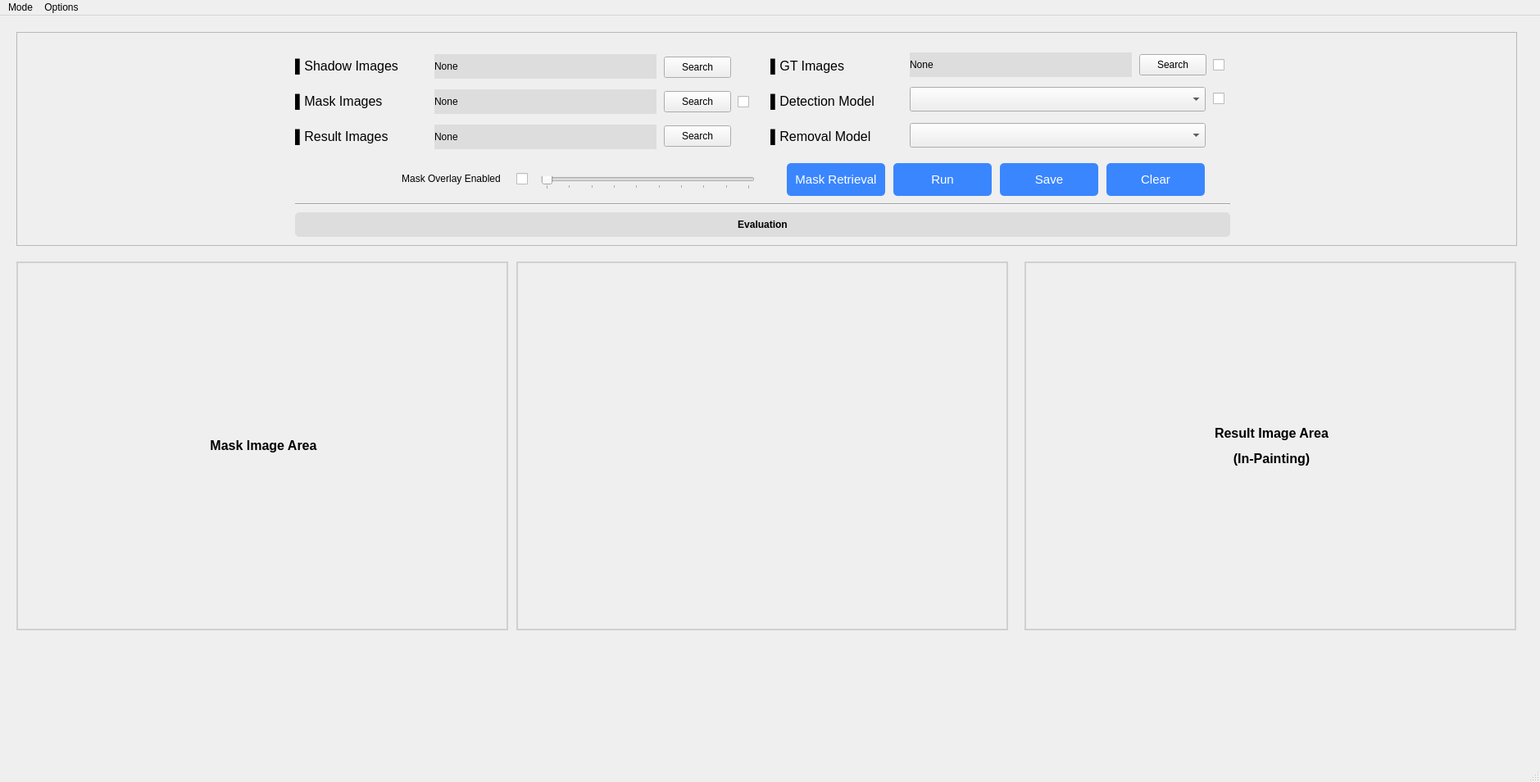
<?xml version="1.0" encoding="UTF-8"?>
<ui version="4.0">
 <class>MainWindow</class>
 <widget class="QMainWindow" name="MainWindow">
  <property name="geometry">
   <rect>
    <x>0</x>
    <y>0</y>
    <width>1879</width>
    <height>954</height>
   </rect>
  </property>
  <property name="windowTitle">
   <string>MainWindow</string>
  </property>
  <widget class="QWidget" name="centralwidget">
   <widget class="QFrame" name="frame">
    <property name="geometry">
     <rect>
      <x>20</x>
      <y>20</y>
      <width>1831</width>
      <height>261</height>
     </rect>
    </property>
    <property name="frameShape">
     <enum>QFrame::StyledPanel</enum>
    </property>
    <property name="frameShadow">
     <enum>QFrame::Raised</enum>
    </property>
    <widget class="QWidget" name="verticalLayoutWidget">
     <property name="geometry">
      <rect>
       <x>340</x>
       <y>20</y>
       <width>160</width>
       <height>131</height>
      </rect>
     </property>
     <layout class="QVBoxLayout" name="verticalLayout">
      <item>
       <widget class="QLabel" name="label">
        <property name="minimumSize">
         <size>
          <width>0</width>
          <height>30</height>
         </size>
        </property>
        <property name="maximumSize">
         <size>
          <width>16777215</width>
          <height>30</height>
         </size>
        </property>
        <property name="text">
         <string>&lt;html&gt;&lt;head/&gt;&lt;body&gt;&lt;p&gt;&lt;span style=&quot; font-size:12pt;&quot;&gt;▌Shadow Images&lt;/span&gt;&lt;/p&gt;&lt;/body&gt;&lt;/html&gt;</string>
        </property>
       </widget>
      </item>
      <item>
       <widget class="QLabel" name="label_2">
        <property name="minimumSize">
         <size>
          <width>0</width>
          <height>30</height>
         </size>
        </property>
        <property name="maximumSize">
         <size>
          <width>16777215</width>
          <height>30</height>
         </size>
        </property>
        <property name="text">
         <string>&lt;html&gt;&lt;head/&gt;&lt;body&gt;&lt;p&gt;&lt;span style=&quot; font-size:12pt;&quot;&gt;▌Mask Images&lt;/span&gt;&lt;/p&gt;&lt;/body&gt;&lt;/html&gt;</string>
        </property>
       </widget>
      </item>
      <item>
       <widget class="QLabel" name="label_3">
        <property name="minimumSize">
         <size>
          <width>0</width>
          <height>30</height>
         </size>
        </property>
        <property name="maximumSize">
         <size>
          <width>16777215</width>
          <height>30</height>
         </size>
        </property>
        <property name="text">
         <string>&lt;html&gt;&lt;head/&gt;&lt;body&gt;&lt;p&gt;&lt;span style=&quot; font-size:12pt;&quot;&gt;▌Result Images&lt;/span&gt;&lt;/p&gt;&lt;/body&gt;&lt;/html&gt;</string>
        </property>
       </widget>
      </item>
     </layout>
    </widget>
    <widget class="QWidget" name="verticalLayoutWidget_2">
     <property name="geometry">
      <rect>
       <x>510</x>
       <y>20</y>
       <width>271</width>
       <height>131</height>
      </rect>
     </property>
     <layout class="QVBoxLayout" name="verticalLayout_2">
      <item>
       <widget class="QLabel" name="shadowImageName">
        <property name="minimumSize">
         <size>
          <width>0</width>
          <height>30</height>
         </size>
        </property>
        <property name="maximumSize">
         <size>
          <width>16777215</width>
          <height>30</height>
         </size>
        </property>
        <property name="styleSheet">
         <string notr="true">background-color: rgb(221, 221, 221)</string>
        </property>
        <property name="text">
         <string>None</string>
        </property>
       </widget>
      </item>
      <item>
       <widget class="QLabel" name="maskImageName">
        <property name="minimumSize">
         <size>
          <width>0</width>
          <height>30</height>
         </size>
        </property>
        <property name="maximumSize">
         <size>
          <width>16777215</width>
          <height>30</height>
         </size>
        </property>
        <property name="styleSheet">
         <string notr="true">background-color: rgb(221, 221, 221)</string>
        </property>
        <property name="text">
         <string>None</string>
        </property>
       </widget>
      </item>
      <item>
       <widget class="QLabel" name="resultImageName">
        <property name="minimumSize">
         <size>
          <width>0</width>
          <height>30</height>
         </size>
        </property>
        <property name="maximumSize">
         <size>
          <width>16777215</width>
          <height>30</height>
         </size>
        </property>
        <property name="styleSheet">
         <string notr="true">background-color: rgb(221, 221, 221)</string>
        </property>
        <property name="text">
         <string>None</string>
        </property>
       </widget>
      </item>
     </layout>
    </widget>
    <widget class="QWidget" name="verticalLayoutWidget_3">
     <property name="geometry">
      <rect>
       <x>790</x>
       <y>20</y>
       <width>82</width>
       <height>131</height>
      </rect>
     </property>
     <layout class="QVBoxLayout" name="verticalLayout_3">
      <item>
       <widget class="QPushButton" name="shadowImageButton">
        <property name="minimumSize">
         <size>
          <width>0</width>
          <height>26</height>
         </size>
        </property>
        <property name="text">
         <string>Search</string>
        </property>
       </widget>
      </item>
      <item>
       <widget class="QPushButton" name="maskImageButton">
        <property name="minimumSize">
         <size>
          <width>0</width>
          <height>26</height>
         </size>
        </property>
        <property name="text">
         <string>Search</string>
        </property>
       </widget>
      </item>
      <item>
       <widget class="QPushButton" name="resultImageButton">
        <property name="minimumSize">
         <size>
          <width>0</width>
          <height>26</height>
         </size>
        </property>
        <property name="text">
         <string>Search</string>
        </property>
       </widget>
      </item>
     </layout>
    </widget>
    <widget class="QWidget" name="verticalLayoutWidget_4">
     <property name="geometry">
      <rect>
       <x>880</x>
       <y>20</y>
       <width>16</width>
       <height>131</height>
      </rect>
     </property>
     <layout class="QVBoxLayout" name="verticalLayout_4">
      <item>
       <widget class="QCheckBox" name="maskImageCheckbox">
        <property name="text">
         <string/>
        </property>
       </widget>
      </item>
     </layout>
    </widget>
    <widget class="QWidget" name="verticalLayoutWidget_5">
     <property name="geometry">
      <rect>
       <x>920</x>
       <y>20</y>
       <width>160</width>
       <height>131</height>
      </rect>
     </property>
     <layout class="QVBoxLayout" name="verticalLayout_5">
      <item>
       <widget class="QLabel" name="label_7">
        <property name="minimumSize">
         <size>
          <width>0</width>
          <height>30</height>
         </size>
        </property>
        <property name="maximumSize">
         <size>
          <width>16777215</width>
          <height>30</height>
         </size>
        </property>
        <property name="text">
         <string>&lt;html&gt;&lt;head/&gt;&lt;body&gt;&lt;p&gt;&lt;span style=&quot; font-size:12pt;&quot;&gt;▌GT Images&lt;/span&gt;&lt;/p&gt;&lt;/body&gt;&lt;/html&gt;</string>
        </property>
       </widget>
      </item>
      <item>
       <widget class="QLabel" name="label_8">
        <property name="minimumSize">
         <size>
          <width>0</width>
          <height>30</height>
         </size>
        </property>
        <property name="maximumSize">
         <size>
          <width>16777215</width>
          <height>30</height>
         </size>
        </property>
        <property name="text">
         <string>&lt;html&gt;&lt;head/&gt;&lt;body&gt;&lt;p&gt;&lt;span style=&quot; font-size:12pt;&quot;&gt;▌Detection Model&lt;/span&gt;&lt;/p&gt;&lt;/body&gt;&lt;/html&gt;</string>
        </property>
       </widget>
      </item>
      <item>
       <widget class="QLabel" name="label_9">
        <property name="minimumSize">
         <size>
          <width>0</width>
          <height>30</height>
         </size>
        </property>
        <property name="maximumSize">
         <size>
          <width>16777215</width>
          <height>30</height>
         </size>
        </property>
        <property name="text">
         <string>&lt;html&gt;&lt;head/&gt;&lt;body&gt;&lt;p&gt;&lt;span style=&quot; font-size:12pt;&quot;&gt;▌Removal Model&lt;/span&gt;&lt;/p&gt;&lt;/body&gt;&lt;/html&gt;</string>
        </property>
       </widget>
      </item>
     </layout>
    </widget>
    <widget class="QWidget" name="verticalLayoutWidget_6">
     <property name="geometry">
      <rect>
       <x>1090</x>
       <y>20</y>
       <width>271</width>
       <height>41</height>
      </rect>
     </property>
     <layout class="QVBoxLayout" name="verticalLayout_6">
      <item>
       <widget class="QLabel" name="gtImageName">
        <property name="minimumSize">
         <size>
          <width>0</width>
          <height>0</height>
         </size>
        </property>
        <property name="maximumSize">
         <size>
          <width>16777215</width>
          <height>30</height>
         </size>
        </property>
        <property name="styleSheet">
         <string notr="true">background-color: rgb(221, 221, 221)</string>
        </property>
        <property name="text">
         <string>None</string>
        </property>
       </widget>
      </item>
     </layout>
    </widget>
    <widget class="QWidget" name="verticalLayoutWidget_7">
     <property name="geometry">
      <rect>
       <x>1090</x>
       <y>59</y>
       <width>361</width>
       <height>91</height>
      </rect>
     </property>
     <layout class="QVBoxLayout" name="verticalLayout_7">
      <item>
       <widget class="QComboBox" name="selectDetectionModel">
        <property name="minimumSize">
         <size>
          <width>0</width>
          <height>30</height>
         </size>
        </property>
        <property name="maximumSize">
         <size>
          <width>16777215</width>
          <height>30</height>
         </size>
        </property>
       </widget>
      </item>
      <item>
       <widget class="QComboBox" name="selectRemovalModel">
        <property name="minimumSize">
         <size>
          <width>0</width>
          <height>30</height>
         </size>
        </property>
        <property name="maximumSize">
         <size>
          <width>16777215</width>
          <height>30</height>
         </size>
        </property>
       </widget>
      </item>
     </layout>
    </widget>
    <widget class="QWidget" name="verticalLayoutWidget_8">
     <property name="geometry">
      <rect>
       <x>1370</x>
       <y>20</y>
       <width>82</width>
       <height>41</height>
      </rect>
     </property>
     <layout class="QVBoxLayout" name="verticalLayout_8">
      <item>
       <widget class="QPushButton" name="pushButton_4">
        <property name="minimumSize">
         <size>
          <width>0</width>
          <height>26</height>
         </size>
        </property>
        <property name="text">
         <string>Search</string>
        </property>
       </widget>
      </item>
     </layout>
    </widget>
    <widget class="QWidget" name="verticalLayoutWidget_9">
     <property name="geometry">
      <rect>
       <x>1460</x>
       <y>20</y>
       <width>16</width>
       <height>81</height>
      </rect>
     </property>
     <layout class="QVBoxLayout" name="verticalLayout_9">
      <item>
       <widget class="QCheckBox" name="checkBox_2">
        <property name="maximumSize">
         <size>
          <width>16777215</width>
          <height>30</height>
         </size>
        </property>
        <property name="text">
         <string/>
        </property>
       </widget>
      </item>
      <item>
       <widget class="QCheckBox" name="detectionModelCheckbox">
        <property name="maximumSize">
         <size>
          <width>16777215</width>
          <height>30</height>
         </size>
        </property>
        <property name="text">
         <string/>
        </property>
       </widget>
      </item>
     </layout>
    </widget>
    <widget class="QPushButton" name="MaskRetrieval">
     <property name="geometry">
      <rect>
       <x>940</x>
       <y>160</y>
       <width>120</width>
       <height>40</height>
      </rect>
     </property>
     <property name="minimumSize">
      <size>
       <width>120</width>
       <height>40</height>
      </size>
     </property>
     <property name="font">
      <font>
       <pointsize>11</pointsize>
      </font>
     </property>
     <property name="styleSheet">
      <string notr="true">QPushButton{
background-color: rgb(58, 134, 255);
border:none;
border-radius: 5px;
color: white;
}

QPushButton:hover{
background-color: rgb(64, 172, 255);
}</string>
     </property>
     <property name="text">
      <string>Mask Retrieval</string>
     </property>
    </widget>
    <widget class="QPushButton" name="run">
     <property name="geometry">
      <rect>
       <x>1070</x>
       <y>160</y>
       <width>120</width>
       <height>40</height>
      </rect>
     </property>
     <property name="minimumSize">
      <size>
       <width>120</width>
       <height>40</height>
      </size>
     </property>
     <property name="font">
      <font>
       <pointsize>11</pointsize>
      </font>
     </property>
     <property name="styleSheet">
      <string notr="true">QPushButton{
background-color: rgb(58, 134, 255);
border:none;
border-radius: 5px;
color: white;
}

QPushButton:hover{
background-color: rgb(64, 172, 255);
}</string>
     </property>
     <property name="text">
      <string>Run</string>
     </property>
    </widget>
    <widget class="QPushButton" name="Save">
     <property name="geometry">
      <rect>
       <x>1200</x>
       <y>160</y>
       <width>120</width>
       <height>40</height>
      </rect>
     </property>
     <property name="minimumSize">
      <size>
       <width>120</width>
       <height>40</height>
      </size>
     </property>
     <property name="font">
      <font>
       <pointsize>11</pointsize>
      </font>
     </property>
     <property name="styleSheet">
      <string notr="true">QPushButton{
background-color: rgb(58, 134, 255);
border:none;
border-radius: 5px;
color: white;
}

QPushButton:hover{
background-color: rgb(64, 172, 255);
}</string>
     </property>
     <property name="text">
      <string>Save</string>
     </property>
    </widget>
    <widget class="QPushButton" name="Clear">
     <property name="geometry">
      <rect>
       <x>1330</x>
       <y>160</y>
       <width>120</width>
       <height>40</height>
      </rect>
     </property>
     <property name="minimumSize">
      <size>
       <width>120</width>
       <height>40</height>
      </size>
     </property>
     <property name="font">
      <font>
       <pointsize>11</pointsize>
      </font>
     </property>
     <property name="styleSheet">
      <string notr="true">QPushButton{
background-color: rgb(58, 134, 255);
border:none;
border-radius: 5px;
color: white;
}
QPushButton:hover{
background-color: rgb(64, 172, 255);
}</string>
     </property>
     <property name="text">
      <string>Clear</string>
     </property>
    </widget>
    <widget class="Line" name="line">
     <property name="geometry">
      <rect>
       <x>340</x>
       <y>200</y>
       <width>1141</width>
       <height>20</height>
      </rect>
     </property>
     <property name="orientation">
      <enum>Qt::Horizontal</enum>
     </property>
    </widget>
    <widget class="QLabel" name="label_11">
     <property name="geometry">
      <rect>
       <x>340</x>
       <y>220</y>
       <width>1141</width>
       <height>30</height>
      </rect>
     </property>
     <property name="minimumSize">
      <size>
       <width>0</width>
       <height>0</height>
      </size>
     </property>
     <property name="maximumSize">
      <size>
       <width>16777215</width>
       <height>30</height>
      </size>
     </property>
     <property name="styleSheet">
      <string notr="true">background-color: rgb(221, 221, 221);
border-radius: 5px;</string>
     </property>
     <property name="text">
      <string>&lt;html&gt;&lt;head/&gt;&lt;body&gt;&lt;p align=&quot;center&quot;&gt;&lt;span style=&quot; font-weight:600;&quot;&gt;Evaluation&lt;/span&gt;&lt;/p&gt;&lt;/body&gt;&lt;/html&gt;</string>
     </property>
    </widget>
    <widget class="QCheckBox" name="maskOverlayCheckbox">
     <property name="geometry">
      <rect>
       <x>610</x>
       <y>164</y>
       <width>14</width>
       <height>30</height>
      </rect>
     </property>
     <property name="layoutDirection">
      <enum>Qt::RightToLeft</enum>
     </property>
     <property name="text">
      <string/>
     </property>
    </widget>
    <widget class="QLabel" name="label_12">
     <property name="geometry">
      <rect>
       <x>460</x>
       <y>164</y>
       <width>141</width>
       <height>30</height>
      </rect>
     </property>
     <property name="text">
      <string>&lt;html&gt;&lt;head/&gt;&lt;body&gt;&lt;p align=&quot;center&quot;&gt;Mask Overlay Enabled&lt;/p&gt;&lt;/body&gt;&lt;/html&gt;</string>
     </property>
    </widget>
    <widget class="QSlider" name="maskOpacitySlider">
     <property name="geometry">
      <rect>
       <x>640</x>
       <y>176</y>
       <width>261</width>
       <height>16</height>
      </rect>
     </property>
     <property name="minimum">
      <number>1</number>
     </property>
     <property name="maximum">
      <number>10</number>
     </property>
     <property name="singleStep">
      <number>1</number>
     </property>
     <property name="pageStep">
      <number>1</number>
     </property>
     <property name="orientation">
      <enum>Qt::Horizontal</enum>
     </property>
     <property name="tickPosition">
      <enum>QSlider::TicksBelow</enum>
     </property>
     <property name="tickInterval">
      <number>0</number>
     </property>
    </widget>
   </widget>
   <widget class="QFrame" name="frame_2">
    <property name="geometry">
     <rect>
      <x>20</x>
      <y>290</y>
      <width>1831</width>
      <height>501</height>
     </rect>
    </property>
    <property name="styleSheet">
     <string notr="true">border: none;</string>
    </property>
    <property name="frameShape">
     <enum>QFrame::StyledPanel</enum>
    </property>
    <property name="frameShadow">
     <enum>QFrame::Raised</enum>
    </property>
    <widget class="QLabel" name="maskImageArea">
     <property name="geometry">
      <rect>
       <x>0</x>
       <y>10</y>
       <width>600</width>
       <height>450</height>
      </rect>
     </property>
     <property name="minimumSize">
      <size>
       <width>380</width>
       <height>285</height>
      </size>
     </property>
     <property name="styleSheet">
      <string notr="true">border-style: solid;
border-width: 2px;
border-color:rgb(208, 208, 208);</string>
     </property>
     <property name="text">
      <string>&lt;html&gt;&lt;head/&gt;&lt;body&gt;&lt;p align=&quot;center&quot;&gt;&lt;span style=&quot; font-size:12pt; font-weight:600;&quot;&gt;Mask Image Area&lt;/span&gt;&lt;/p&gt;&lt;/body&gt;&lt;/html&gt;</string>
     </property>
    </widget>
    <widget class="QLabel" name="shadowRemovalArea">
     <property name="geometry">
      <rect>
       <x>610</x>
       <y>10</y>
       <width>600</width>
       <height>450</height>
      </rect>
     </property>
     <property name="minimumSize">
      <size>
       <width>380</width>
       <height>285</height>
      </size>
     </property>
     <property name="styleSheet">
      <string notr="true">border-style: solid;
border-width: 2px;
border-color:rgb(208, 208, 208);</string>
     </property>
     <property name="text">
      <string>&lt;html&gt;&lt;head/&gt;&lt;body&gt;&lt;p align=&quot;center&quot;&gt;&lt;br/&gt;&lt;/p&gt;&lt;/body&gt;&lt;/html&gt;</string>
     </property>
    </widget>
    <widget class="QLabel" name="inPaintingArea">
     <property name="geometry">
      <rect>
       <x>1230</x>
       <y>10</y>
       <width>600</width>
       <height>450</height>
      </rect>
     </property>
     <property name="minimumSize">
      <size>
       <width>380</width>
       <height>285</height>
      </size>
     </property>
     <property name="styleSheet">
      <string notr="true">border-style: solid;
border-width: 2px;
border-color:rgb(208, 208, 208);</string>
     </property>
     <property name="text">
      <string>&lt;html&gt;&lt;head/&gt;&lt;body&gt;&lt;p align=&quot;center&quot;&gt;&lt;span style=&quot; font-size:12pt; font-weight:600;&quot;&gt;Result Image Area&lt;/span&gt;&lt;/p&gt;&lt;p align=&quot;center&quot;&gt;&lt;span style=&quot; font-size:12pt; font-weight:600;&quot;&gt;(In-Painting)&lt;/span&gt;&lt;/p&gt;&lt;/body&gt;&lt;/html&gt;</string>
     </property>
    </widget>
    <widget class="QLabel" name="maskOverlayArea">
     <property name="geometry">
      <rect>
       <x>610</x>
       <y>10</y>
       <width>600</width>
       <height>450</height>
      </rect>
     </property>
     <property name="minimumSize">
      <size>
       <width>380</width>
       <height>285</height>
      </size>
     </property>
     <property name="styleSheet">
      <string notr="true">border-style: solid;
border-width: 2px;
border-color:rgb(208, 208, 208);</string>
     </property>
     <property name="text">
      <string>&lt;html&gt;&lt;head/&gt;&lt;body&gt;&lt;p align=&quot;center&quot;&gt;&lt;br/&gt;&lt;/p&gt;&lt;/body&gt;&lt;/html&gt;</string>
     </property>
    </widget>
   </widget>
  </widget>
  <widget class="QMenuBar" name="menubar">
   <property name="geometry">
    <rect>
     <x>0</x>
     <y>0</y>
     <width>1879</width>
     <height>20</height>
    </rect>
   </property>
   <widget class="QMenu" name="menuMode">
    <property name="title">
     <string>Mode</string>
    </property>
    <addaction name="actionInteractive"/>
    <addaction name="actionBatch"/>
   </widget>
   <widget class="QMenu" name="menuOptions">
    <property name="title">
     <string>Options</string>
    </property>
    <addaction name="actionSErvers"/>
    <addaction name="actionMasking"/>
    <addaction name="actionVisualization"/>
   </widget>
   <addaction name="menuMode"/>
   <addaction name="menuOptions"/>
  </widget>
  <widget class="QStatusBar" name="statusbar"/>
  <action name="actionInteractive">
   <property name="text">
    <string>Interactive</string>
   </property>
  </action>
  <action name="actionBatch">
   <property name="text">
    <string>Batch</string>
   </property>
  </action>
  <action name="actionSErvers">
   <property name="text">
    <string>Servers</string>
   </property>
  </action>
  <action name="actionMasking">
   <property name="checkable">
    <bool>true</bool>
   </property>
   <property name="text">
    <string>Masking</string>
   </property>
  </action>
  <action name="actionVisualization">
   <property name="text">
    <string>Visualization</string>
   </property>
  </action>
 </widget>
 <resources/>
 <connections/>
</ui>
